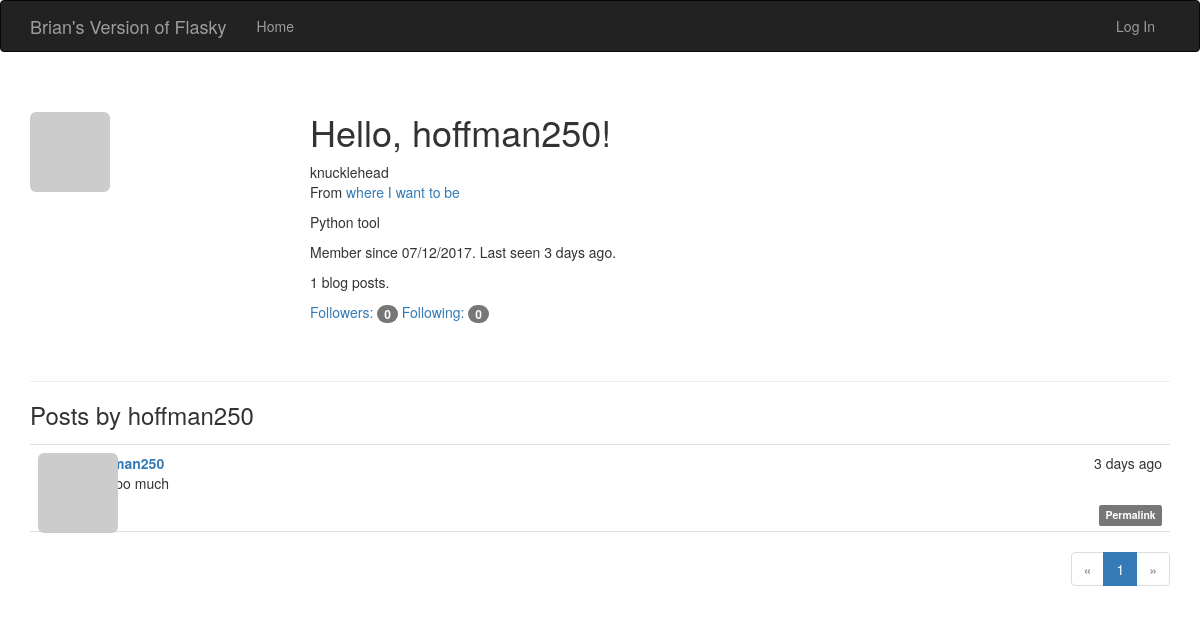
Before: /user/hoffman250 with the older database file.
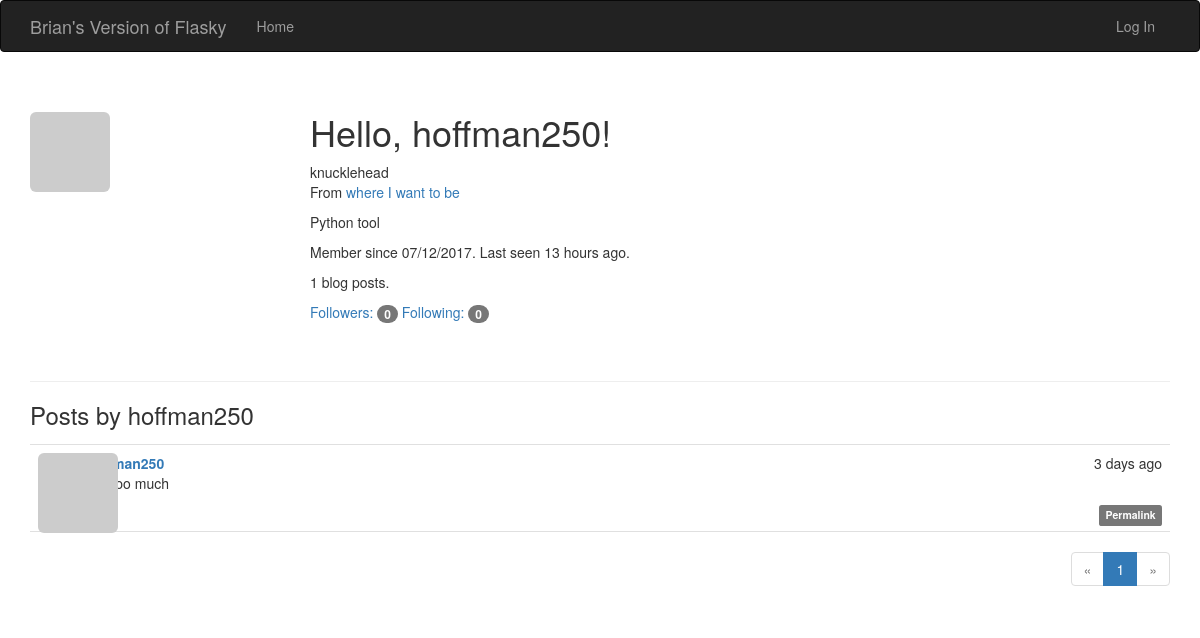
After: the same page with the newer database file.
### app/models.py (models this page shows, shortened)
class User(UserMixin, db.Model):
	__tablename__ = 'users'
	id = db.Column(db.Integer, primary_key=True)
	email = db.Column(db.String(64), unique=True, index=True)
	username = db.Column(db.String(64), unique=True, index=True)
	role_id = db.Column(db.Integer, db.ForeignKey('roles.id'))
	password_hash = db.Column(db.String(128))
	confirmed = db.Column(db.Boolean, default=False)
	name = db.Column(db.String(64))
	location = db.Column(db.String(64))
	about_me = db.Column(db.Text())
	member_since = db.Column(db.DateTime(), default=datetime.utcnow)
	last_seen = db.Column(db.DateTime(), default=datetime.utcnow)
	avatar_hash = db.Column(db.String(32))
	posts = db.relationship('Post', backref='author', lazy='dynamic')
	followed = db.relationship('Follow',
								foreign_keys=[Follow.follower_id],
								backref=db.backref('follower', lazy='joined'),
								lazy='dynamic',
								cascade='all, delete-orphan')
	followers = db.relationship('Follow',
								foreign_keys=[Follow.followed_id],
								backref=db.backref('followed', lazy='joined'),
								lazy='dynamic',
								cascade='all, delete-orphan')
	@property
	def password(self):
		raise AttributeError('password is not a readable attribute')
	def gravatar(self, size=100, default='identicon', rating='g'):
		if request.is_secure:
			url = 'https://secure.gravatar.com/avatar'
		else:
			url = 'http://secure.gravatar.com/avatar'
		hash = self.avatar_hash or hashlib.md5(self.email.encode('utf-8')).hexdigest()
		return '{url}/{hash}?s={size}&d={default}&r={rating}'.format(
			url=url, hash=hash, size=size, default=default, rating=rating)

class Post(db.Model):
	__tablename__ = 'posts'
	id = db.Column(db.Integer, primary_key=True)
	body = db.Column(db.Text)
	body_html = db.Column(db.Text)
	timestamp = db.Column(db.DateTime, index=True, default=datetime.utcnow)
	author_id = db.Column(db.Integer, db.ForeignKey('users.id'))

### app/main/views.py (the view)
@main.route('/user/<username>')
def user(username):
	user = User.query.filter_by(username=username).first_or_404()
	page = request.args.get('page', 1, type=int)
	pagination = user.posts.order_by(Post.timestamp.desc()).paginate(
		page, per_page=current_app.config['POSTS_PER_PAGE'],
		error_out=False)
	posts = pagination.items
	return render_template('user.html', user=user, posts=posts, pagination=pagination)

### app/auth/views.py (called while the page is built)
@auth.before_app_request
def before_request():
	if current_user.is_authenticated:
		current_user.ping()
		if not current_user.confirmed \
				and request.endpoint \
				and request.endpoint[:5] != 'auth.' \
				and request.endpoint != 'static':
			return redirect(url_for('auth.unconfirmed'))

### app/main/__init__.py (called while the page is built)
@main.app_context_processor
def inject_permissions():
	return dict(Permission=Permission)

### app/models.py (called while the page is built)
	def can(self, permissions):
		return False

	def is_administrator(self):
		return False

### app/templates/user.html (shortened to what this page needs)
{% extends "base.html" %}
{% import "_macros.html" as macros %}
{% block page_content %}
<div class="page-header">
	<img class="img-rounded profile-thumbnail" src="{{ user.gravatar(size=256) }}">
	<div class="profile-header">
		<h1>Hello, {{ user.username }}!</h1>
		{% if user.name or user.location %}
		<p>
			{% if user.name %}{{ user.name }}<br>{% endif %}
			{% if user.location %}
				From <a href="http://maps.google.com/?q={{ user.location }}">{{ user.location }}</a><br>
			{% endif %}
		</p>
		{% endif %}
		{% if user.about_me %}<p>{{ user.about_me }}</p>{% endif %}
	    <p>Member since {{ moment(user.member_since).format('L') }}. Last seen {{ moment(user.last_seen).fromNow() }}.</p>
	    <p>{{ user.posts.count() }} blog posts.</p>
	    <p>
	    	<a href="{{ url_for('.followers', username=user.username) }}">Followers: <span class="badge">{{ user.followers.count() -1 }}</span></a>
	    	<a href="{{ url_for('.followed_by', username=user.username) }}">Following: <span class="badge">{{ user.followed.count() -1 }}</span></a>
	    </p>
	</div>
</div>
<h3>Posts by {{ user.username }}</h3>
{% include '_posts.html' %}
{% if pagination %}
<div class="pagination">
	{{ macros.pagination_widget(pagination, '.user', username=user.username) }}
</div>
{% endif %}
{% endblock %}

### app/templates/base.html (shortened to what this page needs)
{% extends "bootstrap/base.html" %}
{% block head %}
{{ super() }}
<link rel="stylesheet" type="text/css" href="{{ url_for('static', filename='styles.css') }}">
{% endblock %}
{% block navbar %}
<div class="navbar navbar-inverse" role="navigation">
	<div class="container">
		<div class="navbar-header">
			<a class="navbar-brand" href="{{ url_for('main.index') }}">Brian's Version of Flasky</a>
		</div>
		<div class="navbar-collapse collapse">
			<ul class="nav navbar-nav">
				<li><a href="{{ url_for('main.index') }}">Home</a></li>
			</ul>
			<ul class="nav navbar-nav navbar-right">
				{% if current_user.is_authenticated %}
				<li class="dropdown">
					<a href="#" class="dropdown-toggle" data-toggle="dropdown">
						<img src="{{ current_user.gravatar(size=18)  }}">
						Account <b class="caret"></b>
					</a>
					<ul class="dropdown-menu">
                        <li><a href="{{ url_for('auth.change_password') }}">Change Password</a></li>
                        <li><a href="{{ url_for('auth.change_email_request') }}">Change Email</a></li>
                        <li><a href="{{ url_for('auth.logout') }}">Log Out</a></li>
                    </ul>
				</li>
				{% else %}
				<li><a href="{{ url_for('auth.login') }}">Log In</a></li>
				{% endif %}
			</ul>
		</div>
	</div>
</div>
{% endblock %}
{% block content %}
<div class="container">
	{% block page_content %}{% endblock %}
</div>
{% endblock %}

### app/templates/_macros.html
{% macro pagination_widget(pagination, endpoint) %}
<ul class="pagination">
	<li{% if not pagination.has_prev %} class="disabled"{% endif %}>
		<a href="{% if pagination.has_prev %}{{ url_for(endpoint, page=pagination.prev_num, **kwargs) }}{% else %}#{% endif %}">
			&laquo;
		</a>
	</li>
	{% for p in pagination.iter_pages() %}
		{% if p %}
		 	{% if p == pagination.page %}
		 	<li class="active">
		 		<a href="{{ url_for(endpoint, page = p, **kwargs) }}">{{ p }}</a>
		 	<li>
		 	{% else %}
		 	<li>
		 		<a href="{{ url_for(endpoint, page = p, **kwargs) }}">{{ p }}</a>
		 	</li>
		 	{% endif %}
		 {% else %}
		 <li class="disabled"><a href="#">&hellip;</a></li>
		 {% endif %}
	{% endfor %}
	<li{% if not pagination.has_next %} class="disabled"{% endif %}>
		<a href="{% if pagination.has_next %}{{ url_for(endpoint, page=pagination.next_num, **kwargs) }}{% else %}#{% endif %}">
			&raquo;
		</a>
	</li>
</ul>
{% endmacro %}

### app/templates/_posts.html (shortened to what this page needs)
<ul class="posts">
	{% for post in posts %}
	<li class="post">
		<div class="post-thumbnail">
			<a href="{{ url_for('.user', username=post.author.username) }}">
				<img class="img-rounded profile-thumbnail" src="{{ post.author.gravatar(size=40) }}">
			</a>
		</div>
		<div class="post-content">
			<div class="post-date">{{ moment(post.timestamp).fromNow() }}</div>
			<div class="post-author"><a href="{{ url_for('.user', username=post.author.username) }}">{{ post.author.username }}</a></div>
			<div class="post-body">
				{% if post.body_html %}
					{{ post.body_html | safe }}
				{% else %}
					{{ post.body }}
				{% endif %}
			</div>
			<div class="post-footer">
				<a href="{{ url_for('.post', id=post.id) }}">
					<span class="label label-default">Permalink</span>
				</a>
			</div>
		</div>
	</li>
	{% endfor %}
</ul>

### app/static/styles.css (style rules this page uses)
.profile-thumbnail { position: absolute; }
.profile-header { min-height: 260px; margin-left: 280px; }
ul.posts { list-style-type: none; padding: 0px; margin: 16px 0px 0px 0px; border-top: 1px solid #e0e0e0; }
ul.posts li.post { padding: 8px; border-bottom: 1px solid #e0e0e0; }
div.post-date { float: right; }
div.post-author { font-weight: bold; }
div.post-thumbnail { position: absolute; }
div.post-content { margin-left: 48px; min-height: 48px; }
div.post-footer { text-align: right; }
div.pagination { width: 100%; text-align: right; padding: 0px; margin: 0px; }

Changed rows visible on the page:
changed User "hoffman250": last_seen "3 days ago" → "13 hours ago"
